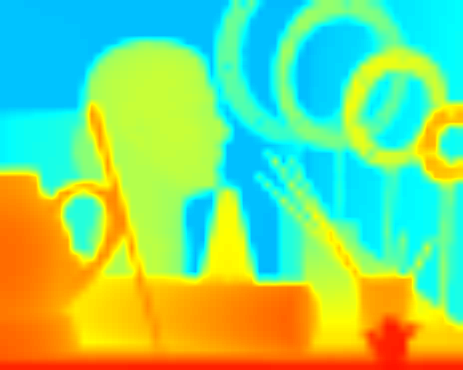
%> input picture hw_0429_2/art_depth_low_res.png, 463 x 370 px
$ octave hw2_2.m   (GNU Octave 9; MATLAB toolbox functions it lacks are replaced by stand-ins)
%> lines starting %> are read from the running program, lines starting %| are printed output that depends on the picture
### hw_0429_2/joint_bilateral.m
function output = joint_bilateral(input, guide, ksize, sigma_s, sigma_r)
guide_new_max = 2 * sqrt(ksize^2 + ksize^2);
guide_max = max(guide, [], 'all');
guide = guide / guide_max * guide_new_max;

si = size(input);
output = zeros(si);

radius = fix(ksize/2);
pad_input = padarray(input, [radius, radius], 'symmetric');
pad_guide = padarray(guide, [radius, radius], 'symmetric');
gs = gauss2d(ksize, sigma_s);

for i=1:si(1)
    for j=1:si(2)
        win_input = pad_input(i:i+ksize-1, j:j+ksize-1,:);
        win_guide = pad_guide(i:i+ksize-1, j:j+ksize-1,:);
        gr = exp(-((win_guide - guide(i, j)).^2) / (2*sigma_r^2));

        for k=1:si(3)
            denom = sum(gs .* gr(:, :, k), 'all');
            output(i, j, k) = sum(gs .* gr(:, :, k) .* win_input(:, :, k), 'all') / denom;
        end
    end
end

function gs = gauss2d(ksize, sigma)
radius = fix(ksize/2);
[X, Y] = meshgrid(-radius:radius, -radius:radius);
gs = (1 / (sigma*sqrt(2*pi))) * exp(-(X.^2+Y.^2) / (2*sigma^2));

### hw_0429_2/hw2_2.m
[low_res, low_res_map] = imread('art_depth_low_res.png');
%> low_res: size 370x463 uint8; min 77, max 218, mean 133.1
%> low_res_map = 255 rows, first 12: [0 0 0.514; 0 0 0.529; 0 0 0.545; 0 0 0.561; 0 0 0.576; 0 0 0.592; 0 0 0.608; 0 0 0.624; 0 0 0.639; 0 0 0.655; 0 0 0.671; 0 0 0.686]
low_res = ind2rgb(low_res, low_res_map);
%> low_res: size 370x463x3 double
[high_res, high_res_map] = imread('art_color_high_res.png');
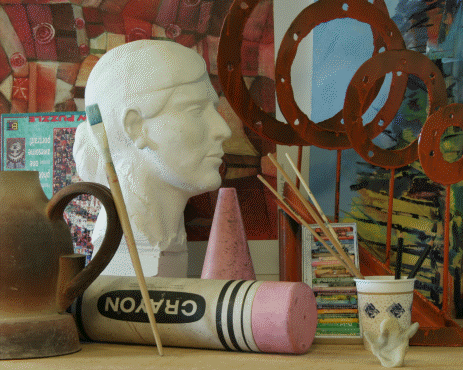
%> input picture hw_0429_2/art_color_high_res.png, 463 x 370 px
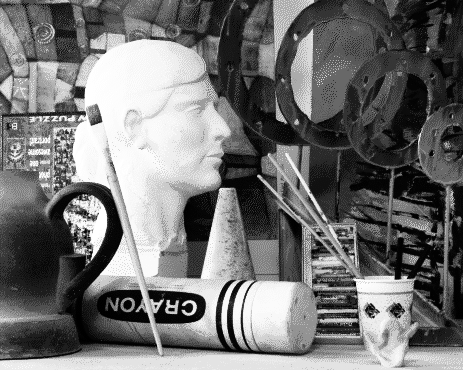
%> high_res: size 370x463 uint8; min 0, max 255, mean 113.7
%> high_res_map = 256 rows, first 12: [0 0.0314 0; 0.0627 0.0627 0; 0.0627 0.0627 0.0627; 0.0941 0.0627 0.0314; 0.129 0.129 0.129; 0.129 0.192 0.129; 0.161 0.0627 0.0314; 0.161 0.129 0.0627; 0.161 0.192 0.192; 0.161 0.224 0.161; 0.161 0.224 0.224; 0.161 0.259 0.129]
high_res = ind2rgb(high_res, high_res_map);
%> high_res: size 370x463x3 double
[gt, gt_map] = imread('art_depth_gt_high_res.png');
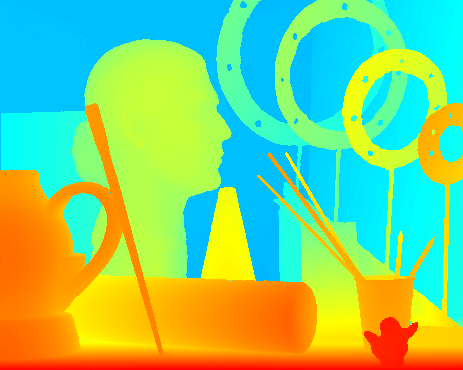
%> input picture hw_0429_2/art_depth_gt_high_res.png, 463 x 370 px
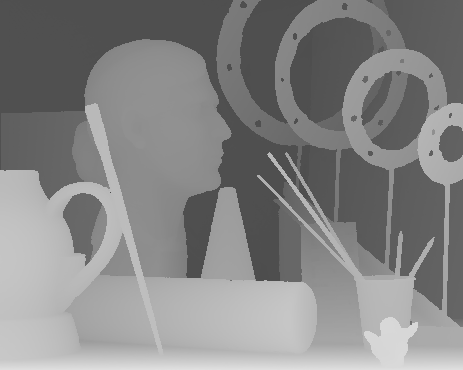
%> gt: size 370x463 uint8; min 73, max 224, mean 133.1
%> gt_map has the same summary as low_res_map
gt = ind2rgb(gt, gt_map);
%> gt: size 370x463x3 double

jb = joint_bilateral(low_res, high_res, 65, 10, 10);
%> in joint_bilateral, `guide_max = max(guide, [], 'all');`: guide_max = 0.906
%> in joint_bilateral, `guide = guide / guide_max * guide_new_max;`:
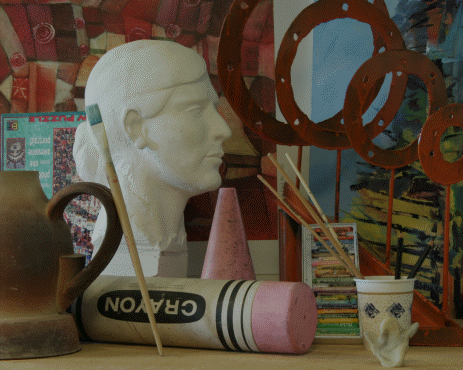
%> guide: size 370x463x3 double; mean R, G, B 87.1, 75.2, 59.3
%> in joint_bilateral, `pad_input = padarray(input, [radius, radius], 'symmetric');`:
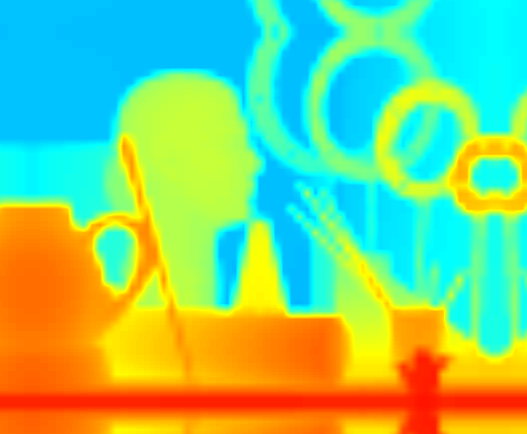
%> pad_input: size 434x527x3 double; mean R, G, B 0.517, 0.804, 0.483
%> in joint_bilateral, `pad_guide = padarray(guide, [radius, radius], 'symmetric');`:
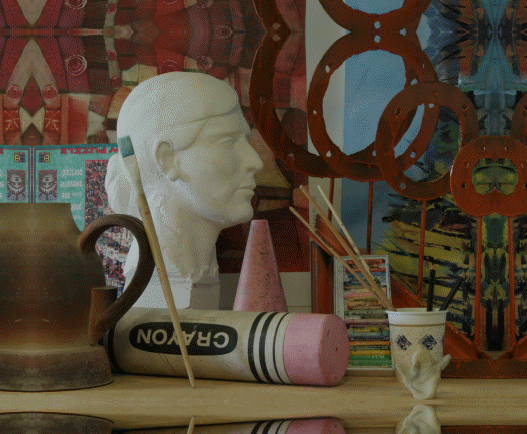
%> pad_guide: size 434x527x3 double; mean R, G, B 85.5, 72.3, 55.8
%> (the run ends here)
